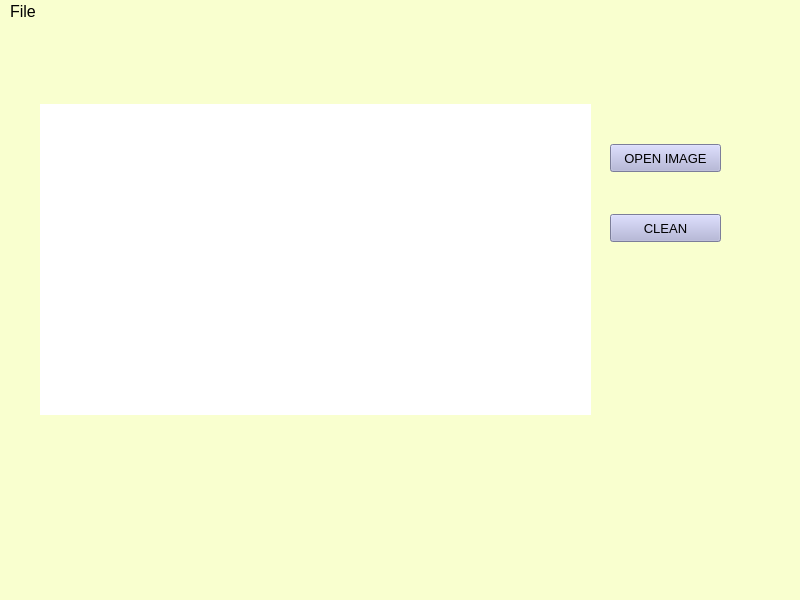
<?xml version="1.0" encoding="UTF-8"?>
<ui version="4.0">
 <class>MainWindow</class>
 <widget class="QMainWindow" name="MainWindow">
  <property name="geometry">
   <rect>
    <x>0</x>
    <y>0</y>
    <width>800</width>
    <height>600</height>
   </rect>
  </property>
  <property name="windowTitle">
   <string>MainWindow</string>
  </property>
  <property name="styleSheet">
   <string notr="true">background-color: rgb(249, 255, 207);</string>
  </property>
  <widget class="QWidget" name="centralwidget">
   <widget class="QLabel" name="label">
    <property name="geometry">
     <rect>
      <x>40</x>
      <y>80</y>
      <width>551</width>
      <height>311</height>
     </rect>
    </property>
    <property name="styleSheet">
     <string notr="true">background-color: rgb(255, 255, 255);</string>
    </property>
    <property name="text">
     <string/>
    </property>
    <property name="pixmap">
     <pixmap>mujer-del-robot-mundo-digital-de-la-ciencia-ficción-futuro-redes-neuronales-y-el-artificial-ficci-n-inteligencia-d-rendir-147335664.jpg</pixmap>
    </property>
    <property name="scaledContents">
     <bool>true</bool>
    </property>
   </widget>
   <widget class="QPushButton" name="pushButton_Open_Image">
    <property name="geometry">
     <rect>
      <x>610</x>
      <y>120</y>
      <width>111</width>
      <height>28</height>
     </rect>
    </property>
    <property name="font">
     <font>
      <pointsize>10</pointsize>
     </font>
    </property>
    <property name="styleSheet">
     <string notr="true">background-color: rgb(170, 0, 127);
background-color: rgb(174, 176, 216);</string>
    </property>
    <property name="text">
     <string>OPEN IMAGE</string>
    </property>
   </widget>
   <widget class="QPushButton" name="pushButton_Open_Image_2">
    <property name="geometry">
     <rect>
      <x>610</x>
      <y>190</y>
      <width>111</width>
      <height>28</height>
     </rect>
    </property>
    <property name="font">
     <font>
      <pointsize>10</pointsize>
     </font>
    </property>
    <property name="styleSheet">
     <string notr="true">background-color: rgb(170, 0, 127);
background-color: rgb(174, 176, 216);</string>
    </property>
    <property name="text">
     <string>CLEAN</string>
    </property>
   </widget>
  </widget>
  <widget class="QMenuBar" name="menubar">
   <property name="geometry">
    <rect>
     <x>0</x>
     <y>0</y>
     <width>800</width>
     <height>34</height>
    </rect>
   </property>
   <property name="font">
    <font>
     <pointsize>12</pointsize>
     <weight>50</weight>
     <bold>false</bold>
    </font>
   </property>
   <widget class="QMenu" name="menuFile">
    <property name="title">
     <string>File</string>
    </property>
    <addaction name="actionOpen"/>
    <addaction name="actionExit"/>
   </widget>
   <addaction name="menuFile"/>
  </widget>
  <widget class="QStatusBar" name="statusbar"/>
  <action name="actionOpen">
   <property name="text">
    <string>Open</string>
   </property>
  </action>
  <action name="actionExit">
   <property name="text">
    <string>Exit</string>
   </property>
  </action>
 </widget>
 <resources/>
 <connections>
  <connection>
   <sender>pushButton_Open_Image</sender>
   <signal>clicked()</signal>
   <receiver>label</receiver>
   <slot>clear()</slot>
   <hints>
    <hint type="sourcelabel">
     <x>580</x>
     <y>191</y>
    </hint>
    <hint type="destinationlabel">
     <x>493</x>
     <y>192</y>
    </hint>
   </hints>
  </connection>
  <connection>
   <sender>pushButton_Open_Image_2</sender>
   <signal>clicked()</signal>
   <receiver>label</receiver>
   <slot>clear()</slot>
   <hints>
    <hint type="sourcelabel">
     <x>582</x>
     <y>257</y>
    </hint>
    <hint type="destinationlabel">
     <x>529</x>
     <y>259</y>
    </hint>
   </hints>
  </connection>
 </connections>
</ui>
